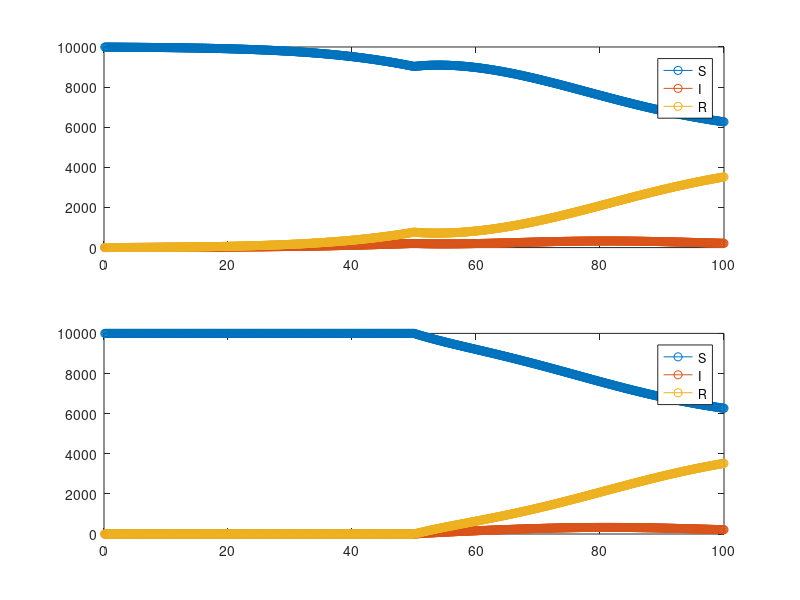

Write the MATLAB code that produced this figure.
city1=[];
city2=[];
N=[10000 10000] % population

S=[9995 10000]; 
I=[5 0];
R=[0 0];

a=1/3;
b=1/4;
T=100; % with units days
dt=1/8;
clockmax=ceil(T/dt);

e=0.1; % exchange rate - percentage of population every day
for i = 1:clockmax
    t=i*dt;
    
    S=S-dt*a*S.*I./N;
    I=I+dt*(a*I.*S./N-b*I);
    R=R+dt*b*I;
    
    
    SS=S(1);
    II=I(1);
    RR=R(1);
    
    if t > 50
        % updating the population of city one of people leaving and people
        % coming in 
        S(1)=S(1)+(-e*S(1)+e*S(2))*dt;
        I(1)=I(1)+(-e*I(1)+e*I(2))*dt;
        R(1)=R(1)+(-e*R(1)+e*R(2))*dt;

        % updating the population of city two of people leaving and people
        % coming in 
        S(2)=S(2)+(-e*S(2)+e*SS)*dt;
        I(2)=I(2)+(-e*I(2)+e*II)*dt;
        R(2)=R(2)+(-e*R(2)+e*RR )*dt;
    end
    
    city1(i,:)=[t S(1) I(1) R(1)];
    city2(i,:)=[t S(2) I(2) R(2)];
    
end

for j = 2:4
    subplot(2,1,1)
    plot (city1(:,1),city1(:,j),'-o');
    hold on
end
legend('S', 'I', 'R');

for j = 2:4
    subplot(2,1,2)
    plot (city2(:,1),city2(:,j),'-o');
    hold on
end
legend('S', 'I', 'R');
